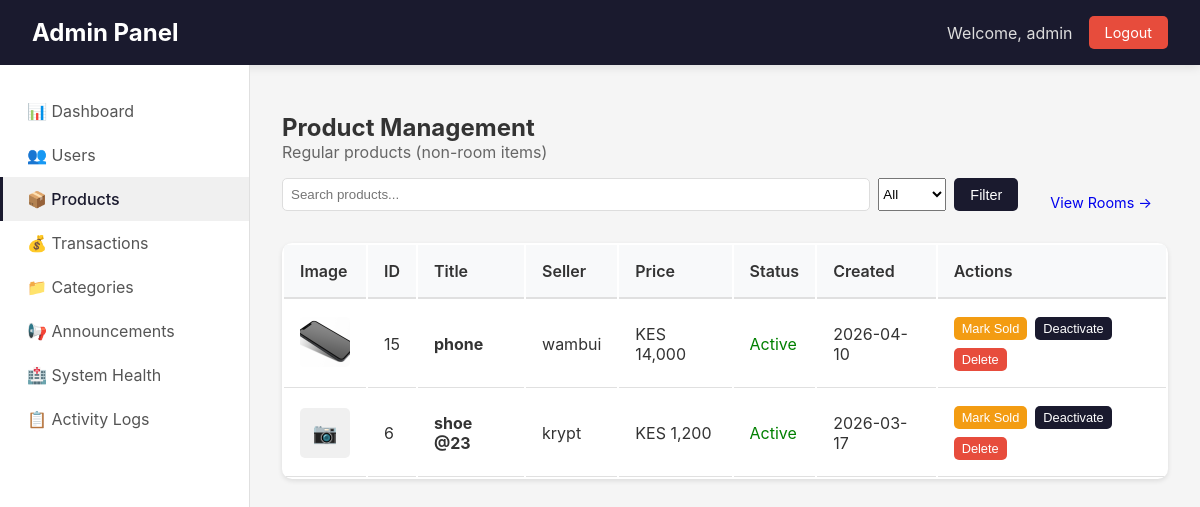
/admin/products (signed in), run on an earlier commit of the app's database.
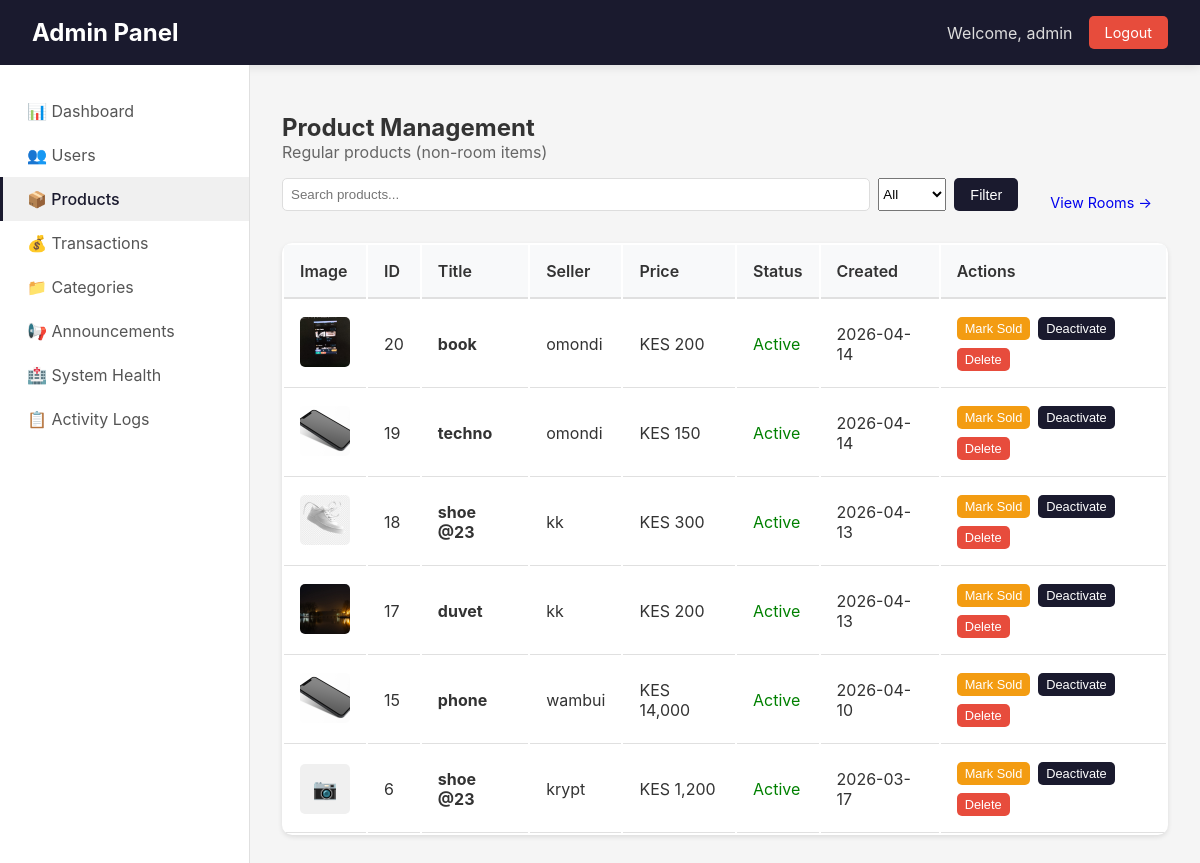
And on a later commit of the database.
### app/models.py (models this page shows, shortened)
class Product(db.Model):
    __tablename__ = 'products'
    id = db.Column(db.Integer, primary_key=True)
    title = db.Column(db.String(100), nullable=False)
    description = db.Column(db.Text)
    price = db.Column(db.Float, nullable=False)
    condition = db.Column(db.String(20))
    contact_info = db.Column(db.Text)
    is_fast_moving = db.Column(db.Boolean, default=False)
    is_active = db.Column(db.Boolean, default=True)
    is_sold = db.Column(db.Boolean, default=False)
    Token = db.Column(db.Float, nullable=False)
    category_id = db.Column(db.Integer, db.ForeignKey('categories.id'), nullable=False)
    seller_id = db.Column(db.Integer, db.ForeignKey('users.id'), nullable=False)
    image_group_id = db.Column(db.Integer, db.ForeignKey('product_image_groups.id'), nullable=True)
    created_at = db.Column(db.DateTime, default=datetime.utcnow)
    updated_at = db.Column(db.DateTime, default=datetime.utcnow, onupdate=datetime.utcnow)
    hostel_name = db.Column(db.String(100), nullable=False, default='')
    location = db.Column(db.String(100), nullable=False, default='')
    leave_date = db.Column(db.DateTime, nullable=False, default=datetime.utcnow)
    room_type = db.Column(db.String(20), default='single')
    deposit = db.Column(db.Float, default=0)
    commission_percentage = db.Column(db.Float, default=0)
    is_commission_listing = db.Column(db.Boolean, default=False)
    status = db.Column(db.String(20), default='available')
    agreement_user_id = db.Column(db.Integer, db.ForeignKey('users.id'), nullable=True)
    agreement_expires_at = db.Column(db.DateTime, nullable=True)
    booked_at = db.Column(db.DateTime, nullable=True)
    total_unlocks = db.Column(db.Integer, default=0)
    last_interest_update = db.Column(db.DateTime, default=datetime.utcnow)
    payments = db.relationship('Payment', back_populates='product', lazy=True, cascade="all, delete-orphan")
    chats = db.relationship('Chat', back_populates='product', lazy=True, cascade='all, delete-orphan')
    offers = db.relationship('Offer', back_populates='product', lazy=True, cascade='all, delete-orphan')
    unlocks = db.relationship(
    'ProductUnlock',
    back_populates='product',
    cascade='all, delete-orphan'
)
    notifications = db.relationship(
    'Notification',
    back_populates='product',
    cascade='all, delete-orphan'
)
    agreement_user = db.relationship('User', foreign_keys=[agreement_user_id])
    category = db.relationship('Category', back_populates='products')
    seller = db.relationship('User', foreign_keys=[seller_id], back_populates='products')
    image_group = db.relationship('ProductImageGroup', back_populates='product')

class ProductImage(db.Model):
    __tablename__ = 'product_images'
    id = db.Column(db.Integer, primary_key=True)
    filename = db.Column(db.String(255), nullable=False)
    filepath = db.Column(db.String(500), nullable=False)
    uploaded_at = db.Column(db.DateTime, default=datetime.utcnow)
    group_id = db.Column(db.Integer, db.ForeignKey('product_image_groups.id'))
    group = db.relationship('ProductImageGroup', back_populates='images')

class User(UserMixin, db.Model):
    __tablename__ = 'users'
    id = db.Column(db.Integer, primary_key=True)
    username = db.Column(db.String(80), unique=True, nullable=False)
    email = db.Column(db.String(120), unique=True, nullable=False)
    password_hash = db.Column(db.String(128))
    phone = db.Column(db.String(20))
    created_at = db.Column(db.DateTime, default=datetime.utcnow)
    google_id = db.Column(db.String(100), unique=True, nullable=True)
    profile_picture = db.Column(db.String(500), nullable=True)
    products = db.relationship('Product',
        foreign_keys='Product.seller_id',
        back_populates='seller',
        lazy=True
    )
    payments = db.relationship('Payment',
        back_populates='payment_user',
        lazy=True
    )
    phone_number = db.Column(db.String(20))
    campus_location = db.Column(db.String(100))
    hostel_name = db.Column(db.String(100))
    hostel_room = db.Column(db.String(20))
    whatsapp_number = db.Column(db.String(20))
    show_contact_details = db.Column(db.Boolean, default=True)
    contact_preference = db.Column(db.String(20), default='whatsapp')
    is_admin = db.Column(db.Boolean, default=False)
    conversations_as_buyer = db.relationship('Chat',
        foreign_keys='Chat.buyer_id',
        back_populates='buyer',
        lazy=True,
        cascade='all, delete-orphan'
    )
    conversations_as_seller = db.relationship('Chat',
        foreign_keys='Chat.seller_id',
        back_populates='seller',
        lazy=True,
        cascade='all, delete-orphan'
    )
    sent_messages = db.relationship('Message',
        foreign_keys='Message.sender_id',
        back_populates='sender',
        lazy=True,
        cascade='all, delete-orphan'
    )
    sent_offers = db.relationship('Offer',
        foreign_keys='Offer.buyer_id',
        back_populates='offer_buyer',
        lazy=True
    )
    received_offers = db.relationship('Offer',
        foreign_keys='Offer.seller_id',
        back_populates='offer_seller',
        lazy=True
    )

### app/admin/routes.py (the view)
@admin_bp.route('/products')
@login_required
@admin_required
def products():
    page = request.args.get('page', 1, type=int)
    search = request.args.get('search', '')
    status = request.args.get('status', 'all')
    query = Product.query.filter(
        (Product.hostel_name == '') | (Product.hostel_name.is_(None))
    )
    if search:
        query = query.filter(
            (Product.title.ilike(f'%{search}%')) |
            (Product.description.ilike(f'%{search}%'))
        )
    if status == 'active':
        query = query.filter(Product.is_active == True, Product.is_sold == False)
    elif status == 'sold':
        query = query.filter(Product.is_sold == True)
    elif status == 'inactive':
        query = query.filter(Product.is_active == False)
    products = query.order_by(Product.created_at.desc()).paginate(page=page, per_page=20, error_out=False)
    return render_template('admin/products.html', products=products, search=search, status=status)

### app/admin/routes.py (called while the page is built)
def admin_required(f):
    @wraps(f)
    def decorated_function(*args, **kwargs):
        if not current_user.is_authenticated:
            flash('Please login to access admin area.', 'warning')
            return redirect(url_for('auth.login'))
        if not current_user.is_admin:
            flash('Admin access required.', 'error')
            return redirect(url_for('main.index'))
        return f(*args, **kwargs)
    return decorated_function

### app/models.py (called while the page is built)
@login_manager.user_loader
def load_user(user_id):
    return User.query.get(int(user_id))

### app/templates/admin/products.html (shortened to what this page needs)
{% extends "admin/base.html" %}
{% block content %}
<h2>Product Management</h2>
<p style="color: #666; margin-bottom: 1rem;">Regular products (non-room items)</p>
<div style="margin-bottom: 1rem; display: flex; gap: 1rem; align-items: center;">
    <div class="search-bar" style="flex: 1;">
        <form method="GET" style="display: flex; gap: 0.5rem; width: 100%;">
            <input type="text" name="search" placeholder="Search products..." value="{{ search }}">
            <select name="status">
                <option value="all" {% if status == 'all' %}selected{% endif %}>All</option>
            </select>
            <button type="submit" class="btn btn-primary">Filter</button>
        </form>
    </div>
    <a href="{{ url_for('admin.rooms') }}" class="btn">View Rooms →</a>
</div>
<table class="data-table">
    <thead>
        <tr>
            <th>Image</th>
            <th>ID</th>
            <th>Title</th>
            <th>Seller</th>
            <th>Price</th>
            <th>Status</th>
            <th>Created</th>
            <th>Actions</th>
        </tr>
    </thead>
    <tbody>
        {% for product in products.items %}
        <tr>
            <td>
                {% if product.image_group and product.image_group.images %}
                    <img src="{{ url_for('static', filename='uploads/product_images/' + product.image_group.images[0].filename) }}"
                         class="product-image"
                         alt="{{ product.title }}"
                         onerror="this.onerror=null; this.parentElement.innerHTML='<div class=\'image-placeholder\'>📷</div>'">
                {% else %}
                    <div class="image-placeholder">📷</div>
                {% endif %}
            </td>
            <td>{{ product.id }}</td>
            <td><strong>{{ product.title[:40] }}</strong></td>
            <td>{{ product.seller.username if product.seller else 'N/A' }}</td>
            <td>KES {{ "{:,.0f}".format(product.price) }}</td>
            <td>
                {% if product.is_sold %}
                <span style="color: red;">Sold</span>
                {% elif not product.is_active %}
                <span style="color: orange;">Inactive</span>
                {% else %}
                <span style="color: green;">Active</span>
                {% endif %}
            </td>
            <td>{{ product.created_at.strftime('%Y-%m-%d') }}</td>
            <td>
                <div style="display: flex; gap: 0.5rem; flex-wrap: wrap;">
                    <form method="POST" action="{{ url_for('admin.toggle_product_sold', product_id=product.id) }}" style="display: inline;">
                        <button type="submit" class="btn btn-sm btn-warning">
                            {% if product.is_sold %}Mark Available{% else %}Mark Sold{% endif %}
                        </button>
                    </form>
                    <form method="POST" action="{{ url_for('admin.toggle_product_active', product_id=product.id) }}" style="display: inline;">
                        <button type="submit" class="btn btn-sm btn-primary">
                            {% if product.is_active %}Deactivate{% else %}Activate{% endif %}
                        </button>
                    </form>
                    <form method="POST" action="{{ url_for('admin.delete_product', product_id=product.id) }}" style="display: inline;"
                          onsubmit="return confirm('Delete this product? This cannot be undone.');">
                        <button type="submit" class="btn btn-sm btn-danger">Delete</button>
                    </form>
                </div>
            </td>
        </tr>
        {% endfor %}
    </tbody>
</table>
{% endblock %}

What changed in the data, as far as the page shows it:
added Product: filename (picture), id "20", title "book", seller "omondi", price "200", is_sold "Active", created_at "2026-04-14", is_active "Deactivate"
added Product: filename (picture), id "19", title "techno", seller "omondi", price "150", is_sold "Active", created_at "2026-04-14", is_active "Deactivate"
added Product: filename (picture), id "18", title "shoe @23", seller "kk", price "300", is_sold "Active", created_at "2026-04-13", is_active "Deactivate"
added Product: filename (picture), id "17", title "duvet", seller "kk", price "200", is_sold "Active", created_at "2026-04-13", is_active "Deactivate"
